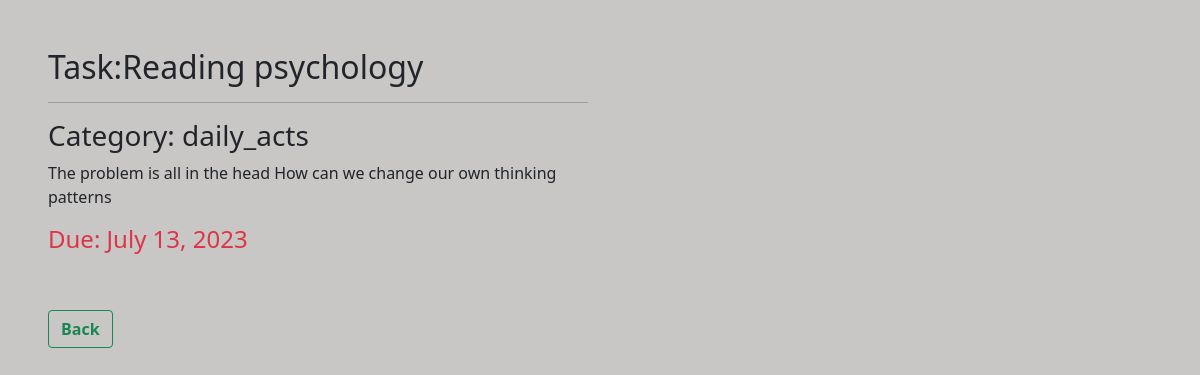
Screenshot of /in_details_/3/ (signed in) with the database file from the repository.
### apps/todos_app/models.py (models this page shows, shortened)
class TodoModel(models.Model):
    user=models.ForeignKey(User,on_delete=models.CASCADE)
    title = models.CharField(max_length=233)
    category = models.CharField(max_length=80, choices=categories, default='daily_acts')
    due_date = models.DateField(auto_now=True)
    description =models.TextField()
    is_completed = models.BooleanField(default=False)
    class Meta:
        ordering=('due_date',)

### apps/todos_app/views.py (the view)
# urls.py: path('in_details_/<int:pk>/',views.DetailedTask.as_view(),name='detailed_task'),
class DetailedTask(LoginRequiredMixin,DetailView):
    model=TodoModel
    template_name='todo/details.html'

### templates/todo/details.html (shortened to what this page needs)
{% load static%}
<!DOCTYPE html>
<html lang="en">
<head>
    <link rel="stylesheet" href="{% static 'css/bootstrap.css'%}">
    <link rel="stylesheet" href="{% static 'css/bootstrap.min.css'%}">
</head>
{%block content%}
<body style="background-color: #c9c6c6;">
    <div class="conntainer m-5">
        <div class="row">
         <div class="col-6">
          <h2>Task:{{object.title}}</h2>
          <hr>
          <h3>Category: {{object.category}}</h3>
          <p>{{object.description|safe}}</p>
          <h4 class="text-danger">Due: {{object.due_date}}</h4>
          <a href="{% url 'homepage'%}" class="btn btn-outline-success my-5"><span class="fw-bold">Back</span></a>
         </div>
        </div>
     </div>
</body>
{%endblock%}
</html>

### rows the page displays
TodoModel: title "Reading psychology", category "daily_acts", description "The problem is all in the head How can we change our own thinking patterns", due_date "July 13, 2023"
